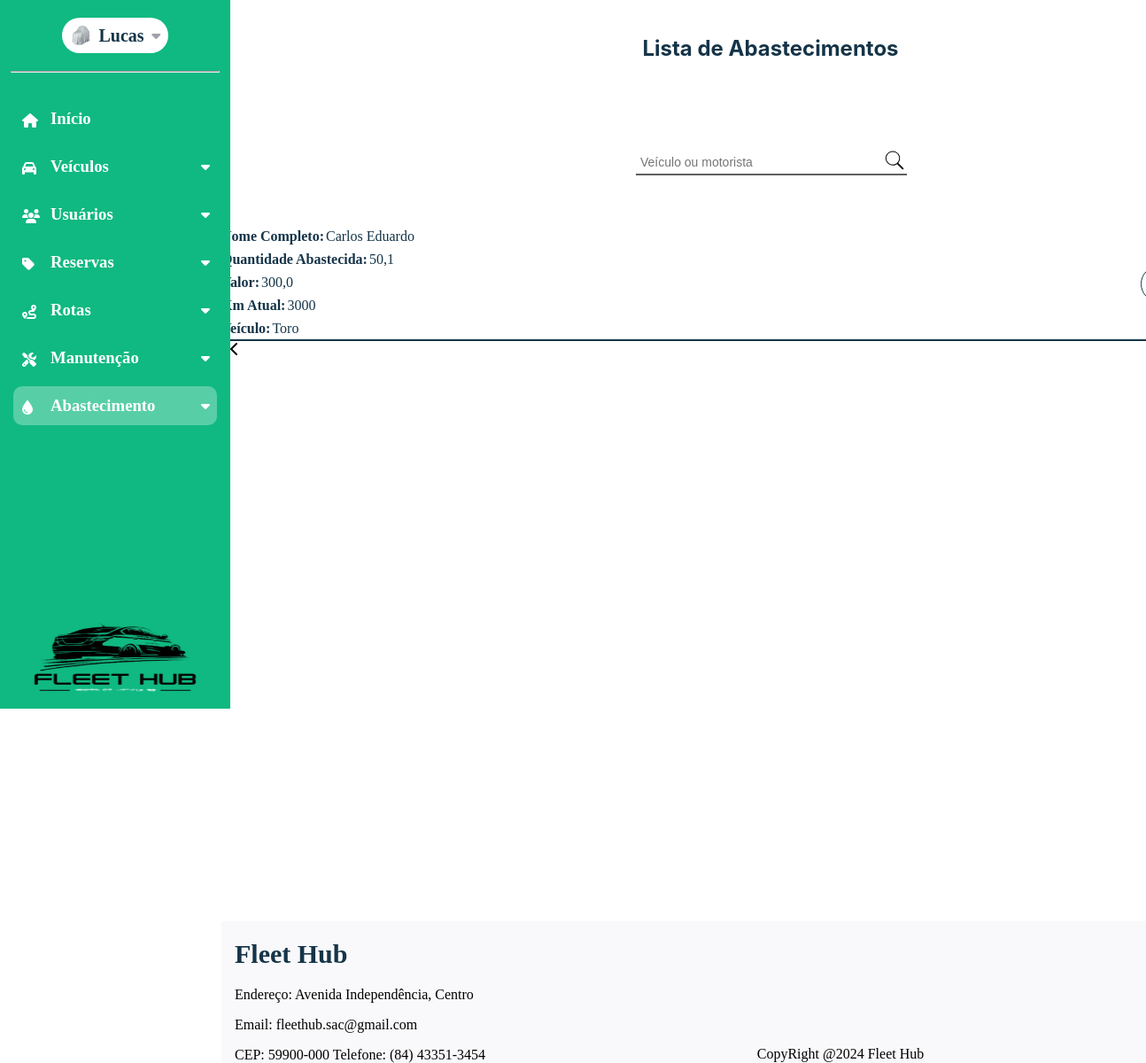
/listagem_abastecimento (signed in), run on an earlier commit of the app's database.
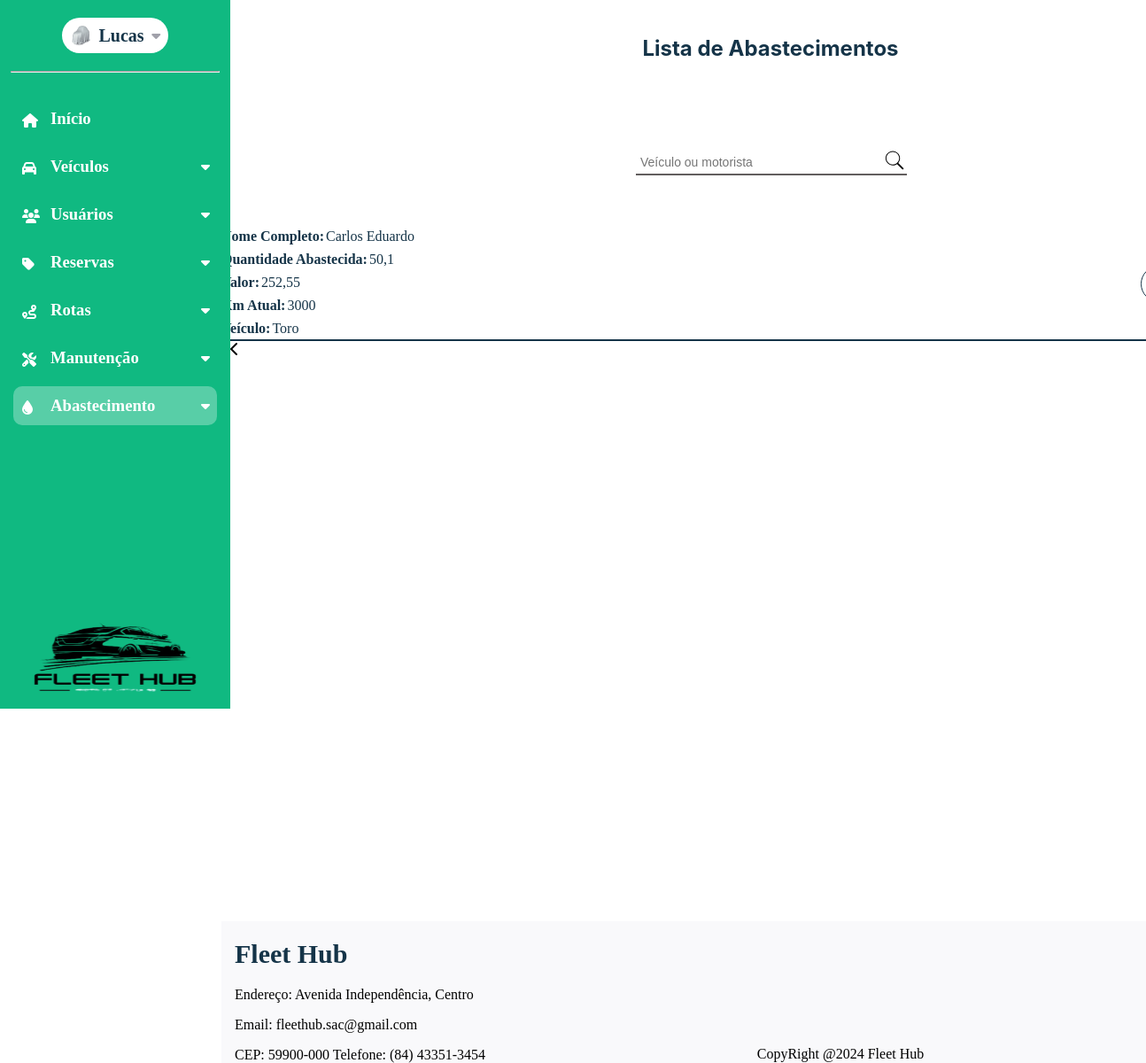
And on a later commit of the database.
### dashboard/models.py (models this page shows, shortened)
class Abastecimento(models.Model):
    veiculo = models.ForeignKey(Veiculo,on_delete=models.CASCADE,related_name='veiculo_abastecido')
    km_atual = models.IntegerField()
    tipo_combustivel = models.ForeignKey(Tipo_Combustivel,on_delete=models.CASCADE,related_name="combustivel_abastecimento")
    motorista = models.ForeignKey(CustomUser,on_delete=models.CASCADE,related_name='usuario_abastecimento')
    quant_litros = models.FloatField()
    valor = models.FloatField()
    img_abastecimento = models.ImageField(
        upload_to="imagens/abastecimento",
        height_field=None,
        width_field=None,
        max_length=None
    )
    data_cadastro = models.DateField(auto_now_add=True)
    data_alteracao = models.DateField(auto_now=True)
    usuario_cadastro = models.ForeignKey(
        CustomUser,
        on_delete=models.SET_NULL,
        null=True,
        blank=True,
        related_name="abastecimentos_cadastradas",
    )
    usuario_alteracao = models.ForeignKey(
        CustomUser,
        on_delete=models.SET_NULL,
        null=True,
        blank=True,
        related_name="abastecimentos_alteradas",
    )

class CustomUser(AbstractUser):
    nome = models.CharField(max_length=50)
    email = models.EmailField(max_length=254, unique=True)
    cpf = models.CharField(max_length=11, unique=True)
    telefone = models.CharField(max_length=15)
    rua = models.CharField(max_length=35)
    bairro = models.CharField(max_length=35)
    cidade = models.CharField(max_length=35)
    cep = models.CharField(max_length=15)
    imagem = models.ImageField(
        upload_to="imagens/usuario",
        height_field=None,
        width_field=None,
        max_length=None,
        default="carro-escondido.jpg",
    )
    estado = models.ForeignKey(Estado, on_delete=models.CASCADE, null=True, blank=True)
    tipo_usuario = models.ForeignKey(TipoUsuario, on_delete=models.CASCADE, null=True, blank=True)
    status_usuario = models.ForeignKey(StatusUsuario, on_delete=models.CASCADE, null=True, blank=True)
    groups = models.ManyToManyField(
        "auth.Group",
        related_name="customuser_set",
        blank=True
    )
    user_permissions = models.ManyToManyField(
        "auth.Permission",
        related_name="customuser_permissions_set",
        blank=True
    )

class Veiculo(models.Model):
    modelo = models.CharField(max_length=50)
    marca = models.CharField(max_length=100)
    valor_compra = models.FloatField()
    ano = models.IntegerField()
    km = models.IntegerField()
    tipo = models.ForeignKey(Tipo_Veiculo,on_delete=models.SET_NULL,null=True)
    motor = models.CharField(max_length=10)
    placa = models.CharField(max_length=20)
    chassi = models.CharField(max_length=20)
    cor = models.CharField(max_length=50, default="indefinido")
    imagem = models.ImageField(
        upload_to="imagens/veiculos",
        height_field=None,
        width_field=None,
        max_length=None,
        default="media/carro-escondido.jpg",
    )
    status = models.ForeignKey(
    Status_Veiculo,
    on_delete=models.SET_NULL,
    null=True,
    blank=True,
    related_name="veiculos_status"
)
    data_cadastro = models.DateField(auto_now_add=True)
    data_alteracao = models.DateField(auto_now=True)
    usuario_cadastro = models.ForeignKey(
        CustomUser,
        on_delete=models.SET_NULL,
        null=True,
        blank=True,
        related_name="veiculos_cadastrados",
    )
    usuario_alteracao = models.ForeignKey(
        CustomUser,
        on_delete=models.SET_NULL,
        null=True,
        blank=True,
        related_name="veiculos_alterados",
    )

### dashboard/views.py (the view)
# urls.py: path('listagem_abastecimento',views.listagem_abastecimento,name='listagem_abastecimento'),
@login_required
def listagem_abastecimento(request):
    query = request.GET.get('query', '').strip()
    abastecimento = Abastecimento.objects.all()
    print(f"Query recebida: {query}")
    if query:
        abastecimento = abastecimento.filter(
            Q(veiculo__modelo__icontains=query) | Q(motorista__nome__icontains=query)
        )
    return render(request, 'dashboard/listagem_abastecimento.html',{
                'abastecimentos':abastecimento,
                })

### dashboard/templates/dashboard/listagem_abastecimento.html (shortened to what this page needs)
{% extends 'base.html' %}
{% load static %}
{% block page_name %}Listagem_Abastecimentos{% endblock page_name %}
{% block estilos %}
<link rel="stylesheet" href="{% static 'css/listagem_abastecimentos.css' %}">
{% endblock estilos %}
{% block content %}
<section id="content-listagem">
    <h1 id="page_title">Lista de Abastecimentos</h1>
    <div id="search-box">
        <form action="" method="GET">
                <div id="descr-search">
                    <input type="text" id="search-input" name="query" placeholder="Veículo ou motorista" style="border: none; outline: none; padding: 5px; font-size: 14px; flex: 1;">
                    <button type="submit" style="background: none; border: none; cursor: pointer; padding: 0;">
                    </button>
                </div>
            <div id="linha-search"></div>
        </form>
    </div>
    <div id="lista-veiculos">
            <div id="linha-final">
                {% for abastecimento in abastecimentos %}
            <div id="linha-veiculo">
                <div id="img-veiculo">
                    <div id="elementos-veiculo">
                        <div id="elementos-filhos">
                            <p id="titulo">Nome Completo:</p>
                            <p id="resultado">{{abastecimento.motorista.nome}}</p>
                        </div>
                        <div id="elementos-filhos">
                            <p id="titulo">Quantidade Abastecida:</p>
                            <p id="resultado">{{abastecimento.quant_litros}}</p>
                        </div>
                        <div id="elementos-filhos">
                            <p id="titulo">Valor:</p>
                            <p id="resultado">{{abastecimento.valor}}</p>
                        </div>
                        <div id="elementos-filhos">
                            <p id="titulo">Km Atual:</p>
                            <p id="resultado">{{abastecimento.km_atual}}</p>
                        </div>
                        <div id="elementos-filhos">
                            <p id="titulo">Veículo:</p>
                            <p id="resultado">{{abastecimento.veiculo.modelo}}</p>
                        </div>
                    </div>
                </div>
                <div id="conteudo-esquerdo">
                    <button id="botao-visualizar">
                    </button>
                </div>
        </div>
            <div id="linha"></div>
            {% endfor %}
        </div>
    </div>
</section>
{% endblock %}

What changed in the data, as far as the page shows it:
changed Abastecimento "Carlos Eduardo": valor "300,0" → "252,55"
